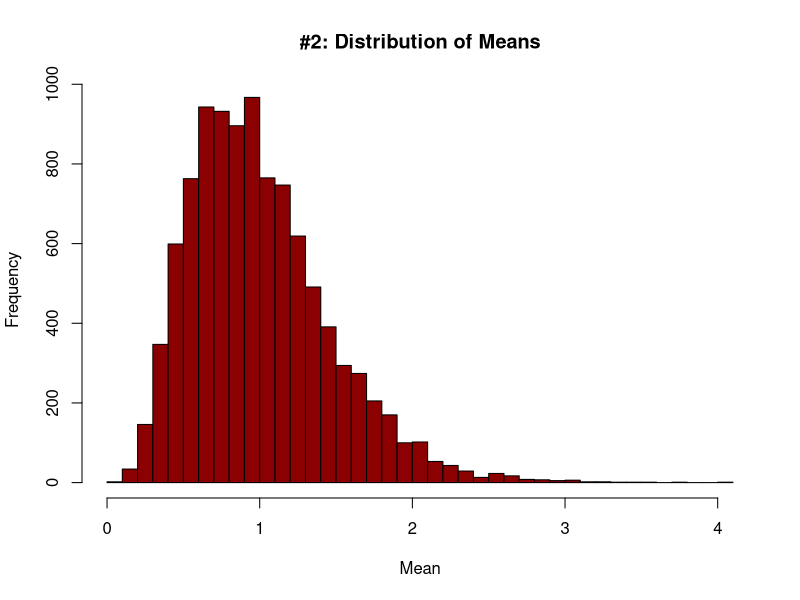
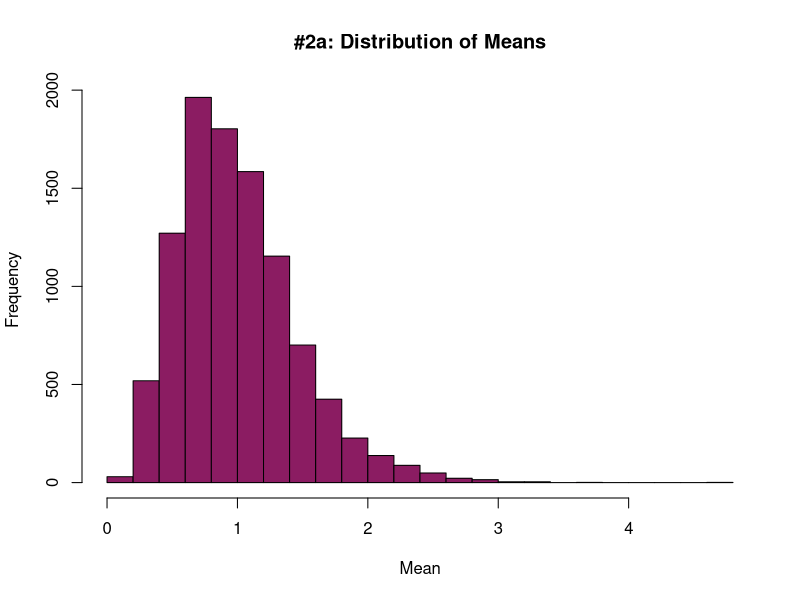
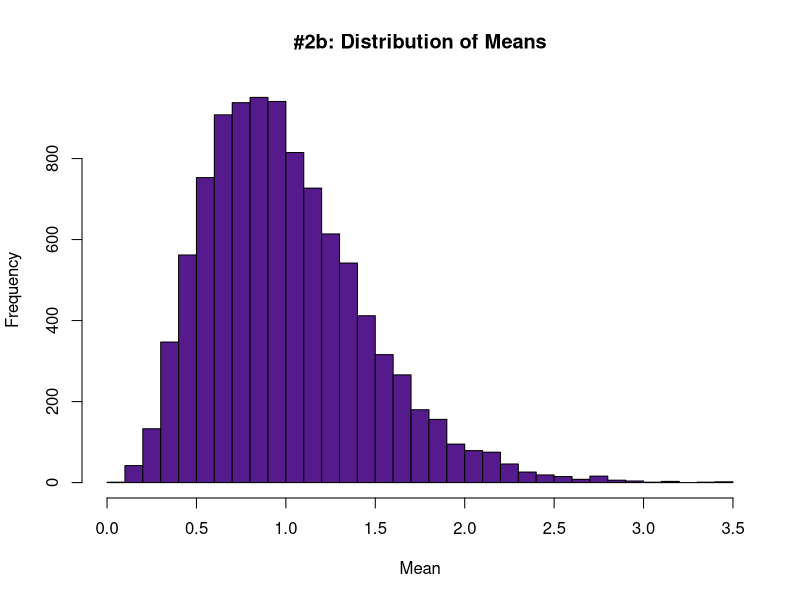
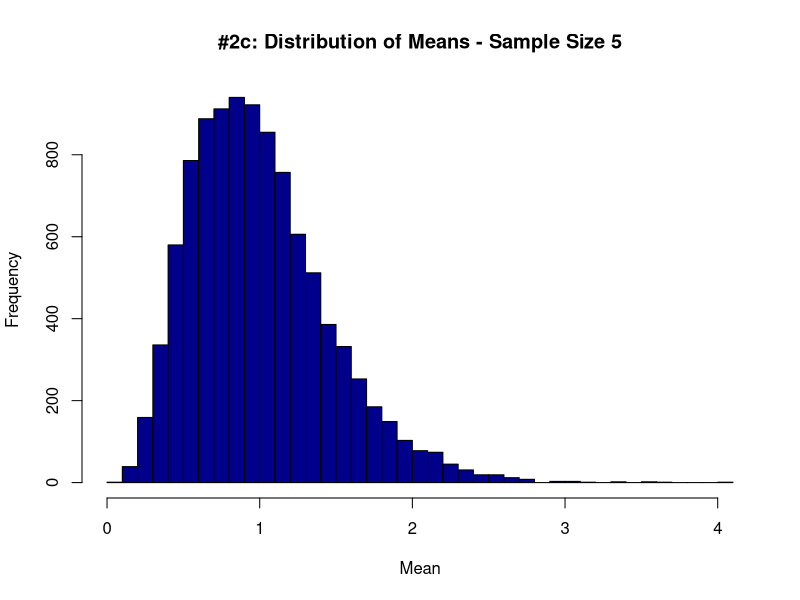
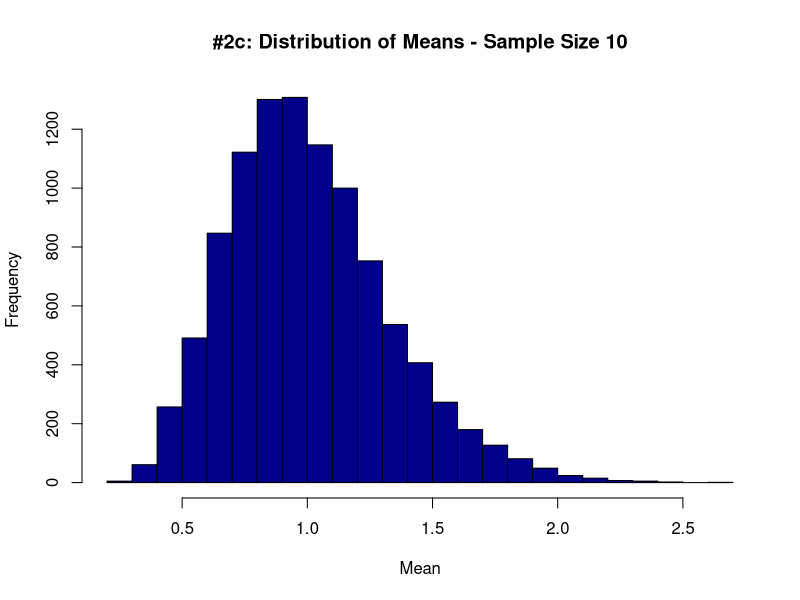
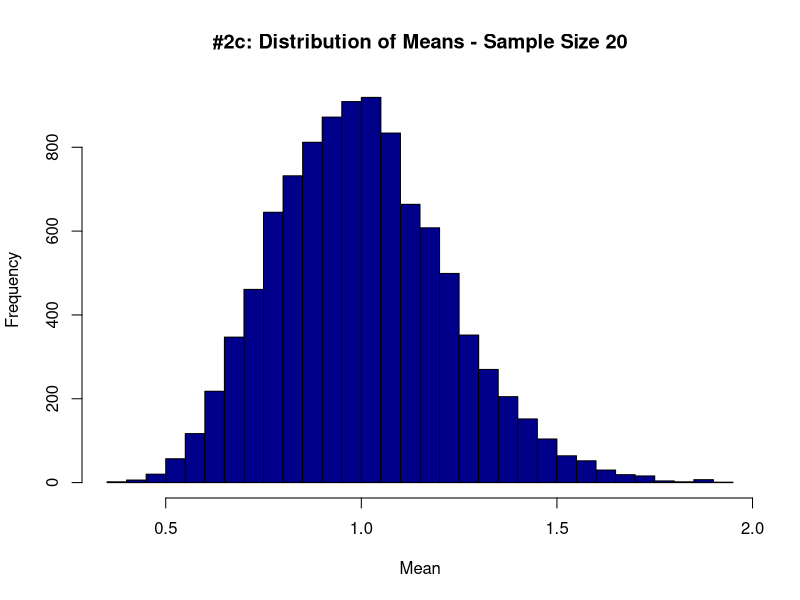

The R source for these figures, in order:

# Isabella Salonna
# HW 2

library(tidyverse)

# 1
tribble( ~x, ~y, ~w, ~z,
         210, 300, 220, 180,
         102, 100, 119, 187,
         176, 175, 188, 173,
         87, 95, 91, 94,
         202, 210, 234, 218,
         110, 122, 131, 128,
) -> dt
dt

# 1a
map_dbl(dt, mean)

# 1b
map_dbl(dt, sd)

# 1c
map(dt, sqrt)

# 1d
summary(dt)


# 2
exp_means <- function() {
  samp_means <- numeric()
  for (i in 1:10000) {
    samp_dist <- rexp(5, rate = 1)
    samp_means[i] <- mean(samp_dist)
  }
  return (samp_means)
}

prob2 <- exp_means()
hist(prob2, breaks = 30, col = "red4", main = "#2: Distribution of Means",
     xlab = "Mean", ylab = "Frequency")

# 2a
exp_means_a <- function() {
  map_dbl(1:10000, ~mean(rexp(5, rate = 1)))
  }

a <- exp_means_a()
hist(a, breaks = 30, col = "maroon4", main = "#2a: Distribution of Means",
     xlab = "Mean", ylab = "Frequency")

# 2b
exp_means_b <- function() {
  means <- replicate(10000, mean(rexp(5, rate = 1)))
}

b <- exp_means_b()
hist(b, breaks = 30, col = "purple4", main = "#2b: Distribution of Means",
     xlab = "Mean", ylab = "Frequency")

# 2c
exp_means_c <- function() {
  for (i in c(5, 10, 20)) {
    means <- replicate(10000, mean(rexp(i, rate = 1)))
    hist(means, breaks = 30, col = "blue4",
         main = paste("#2c: Distribution of Means - Sample Size", i),
         xlab = "Mean", ylab = "Frequency")
  }
}

exp_means_c()

# 3
output <- double(ncol(mtcars))
for (i in seq_along(mtcars)) {
  output[[i]] <- sd(mtcars[[i]])
}
names(output) <- colnames(mtcars)
output


